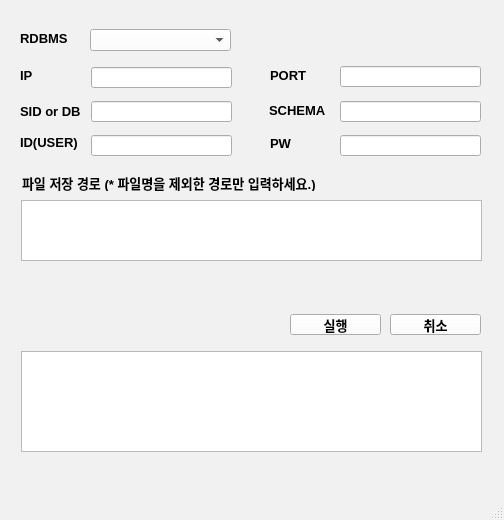
<?xml version="1.0" encoding="UTF-8"?>
<ui version="4.0">
 <class>MainWindow</class>
 <widget class="QMainWindow" name="MainWindow">
  <property name="geometry">
   <rect>
    <x>0</x>
    <y>0</y>
    <width>504</width>
    <height>520</height>
   </rect>
  </property>
  <property name="palette">
   <palette>
    <active>
     <colorrole role="WindowText">
      <brush brushstyle="SolidPattern">
       <color alpha="255">
        <red>0</red>
        <green>0</green>
        <blue>0</blue>
       </color>
      </brush>
     </colorrole>
     <colorrole role="Button">
      <brush brushstyle="SolidPattern">
       <color alpha="255">
        <red>255</red>
        <green>255</green>
        <blue>255</blue>
       </color>
      </brush>
     </colorrole>
     <colorrole role="Light">
      <brush brushstyle="SolidPattern">
       <color alpha="255">
        <red>255</red>
        <green>255</green>
        <blue>255</blue>
       </color>
      </brush>
     </colorrole>
     <colorrole role="Midlight">
      <brush brushstyle="SolidPattern">
       <color alpha="255">
        <red>255</red>
        <green>255</green>
        <blue>255</blue>
       </color>
      </brush>
     </colorrole>
     <colorrole role="Dark">
      <brush brushstyle="SolidPattern">
       <color alpha="255">
        <red>127</red>
        <green>127</green>
        <blue>127</blue>
       </color>
      </brush>
     </colorrole>
     <colorrole role="Mid">
      <brush brushstyle="SolidPattern">
       <color alpha="255">
        <red>170</red>
        <green>170</green>
        <blue>170</blue>
       </color>
      </brush>
     </colorrole>
     <colorrole role="Text">
      <brush brushstyle="SolidPattern">
       <color alpha="255">
        <red>0</red>
        <green>0</green>
        <blue>0</blue>
       </color>
      </brush>
     </colorrole>
     <colorrole role="BrightText">
      <brush brushstyle="SolidPattern">
       <color alpha="255">
        <red>255</red>
        <green>255</green>
        <blue>255</blue>
       </color>
      </brush>
     </colorrole>
     <colorrole role="ButtonText">
      <brush brushstyle="SolidPattern">
       <color alpha="255">
        <red>0</red>
        <green>0</green>
        <blue>0</blue>
       </color>
      </brush>
     </colorrole>
     <colorrole role="Base">
      <brush brushstyle="SolidPattern">
       <color alpha="255">
        <red>255</red>
        <green>255</green>
        <blue>255</blue>
       </color>
      </brush>
     </colorrole>
     <colorrole role="Window">
      <brush brushstyle="SolidPattern">
       <color alpha="255">
        <red>241</red>
        <green>241</green>
        <blue>241</blue>
       </color>
      </brush>
     </colorrole>
     <colorrole role="Shadow">
      <brush brushstyle="SolidPattern">
       <color alpha="255">
        <red>0</red>
        <green>0</green>
        <blue>0</blue>
       </color>
      </brush>
     </colorrole>
     <colorrole role="AlternateBase">
      <brush brushstyle="SolidPattern">
       <color alpha="255">
        <red>255</red>
        <green>255</green>
        <blue>255</blue>
       </color>
      </brush>
     </colorrole>
     <colorrole role="ToolTipBase">
      <brush brushstyle="SolidPattern">
       <color alpha="255">
        <red>255</red>
        <green>255</green>
        <blue>220</blue>
       </color>
      </brush>
     </colorrole>
     <colorrole role="ToolTipText">
      <brush brushstyle="SolidPattern">
       <color alpha="255">
        <red>0</red>
        <green>0</green>
        <blue>0</blue>
       </color>
      </brush>
     </colorrole>
     <colorrole role="PlaceholderText">
      <brush brushstyle="SolidPattern">
       <color alpha="127">
        <red>0</red>
        <green>0</green>
        <blue>0</blue>
       </color>
      </brush>
     </colorrole>
    </active>
    <inactive>
     <colorrole role="WindowText">
      <brush brushstyle="SolidPattern">
       <color alpha="255">
        <red>0</red>
        <green>0</green>
        <blue>0</blue>
       </color>
      </brush>
     </colorrole>
     <colorrole role="Button">
      <brush brushstyle="SolidPattern">
       <color alpha="255">
        <red>255</red>
        <green>255</green>
        <blue>255</blue>
       </color>
      </brush>
     </colorrole>
     <colorrole role="Light">
      <brush brushstyle="SolidPattern">
       <color alpha="255">
        <red>255</red>
        <green>255</green>
        <blue>255</blue>
       </color>
      </brush>
     </colorrole>
     <colorrole role="Midlight">
      <brush brushstyle="SolidPattern">
       <color alpha="255">
        <red>255</red>
        <green>255</green>
        <blue>255</blue>
       </color>
      </brush>
     </colorrole>
     <colorrole role="Dark">
      <brush brushstyle="SolidPattern">
       <color alpha="255">
        <red>127</red>
        <green>127</green>
        <blue>127</blue>
       </color>
      </brush>
     </colorrole>
     <colorrole role="Mid">
      <brush brushstyle="SolidPattern">
       <color alpha="255">
        <red>170</red>
        <green>170</green>
        <blue>170</blue>
       </color>
      </brush>
     </colorrole>
     <colorrole role="Text">
      <brush brushstyle="SolidPattern">
       <color alpha="255">
        <red>0</red>
        <green>0</green>
        <blue>0</blue>
       </color>
      </brush>
     </colorrole>
     <colorrole role="BrightText">
      <brush brushstyle="SolidPattern">
       <color alpha="255">
        <red>255</red>
        <green>255</green>
        <blue>255</blue>
       </color>
      </brush>
     </colorrole>
     <colorrole role="ButtonText">
      <brush brushstyle="SolidPattern">
       <color alpha="255">
        <red>0</red>
        <green>0</green>
        <blue>0</blue>
       </color>
      </brush>
     </colorrole>
     <colorrole role="Base">
      <brush brushstyle="SolidPattern">
       <color alpha="255">
        <red>255</red>
        <green>255</green>
        <blue>255</blue>
       </color>
      </brush>
     </colorrole>
     <colorrole role="Window">
      <brush brushstyle="SolidPattern">
       <color alpha="255">
        <red>241</red>
        <green>241</green>
        <blue>241</blue>
       </color>
      </brush>
     </colorrole>
     <colorrole role="Shadow">
      <brush brushstyle="SolidPattern">
       <color alpha="255">
        <red>0</red>
        <green>0</green>
        <blue>0</blue>
       </color>
      </brush>
     </colorrole>
     <colorrole role="AlternateBase">
      <brush brushstyle="SolidPattern">
       <color alpha="255">
        <red>255</red>
        <green>255</green>
        <blue>255</blue>
       </color>
      </brush>
     </colorrole>
     <colorrole role="ToolTipBase">
      <brush brushstyle="SolidPattern">
       <color alpha="255">
        <red>255</red>
        <green>255</green>
        <blue>220</blue>
       </color>
      </brush>
     </colorrole>
     <colorrole role="ToolTipText">
      <brush brushstyle="SolidPattern">
       <color alpha="255">
        <red>0</red>
        <green>0</green>
        <blue>0</blue>
       </color>
      </brush>
     </colorrole>
     <colorrole role="PlaceholderText">
      <brush brushstyle="SolidPattern">
       <color alpha="127">
        <red>0</red>
        <green>0</green>
        <blue>0</blue>
       </color>
      </brush>
     </colorrole>
    </inactive>
    <disabled>
     <colorrole role="WindowText">
      <brush brushstyle="SolidPattern">
       <color alpha="255">
        <red>127</red>
        <green>127</green>
        <blue>127</blue>
       </color>
      </brush>
     </colorrole>
     <colorrole role="Button">
      <brush brushstyle="SolidPattern">
       <color alpha="255">
        <red>255</red>
        <green>255</green>
        <blue>255</blue>
       </color>
      </brush>
     </colorrole>
     <colorrole role="Light">
      <brush brushstyle="SolidPattern">
       <color alpha="255">
        <red>255</red>
        <green>255</green>
        <blue>255</blue>
       </color>
      </brush>
     </colorrole>
     <colorrole role="Midlight">
      <brush brushstyle="SolidPattern">
       <color alpha="255">
        <red>255</red>
        <green>255</green>
        <blue>255</blue>
       </color>
      </brush>
     </colorrole>
     <colorrole role="Dark">
      <brush brushstyle="SolidPattern">
       <color alpha="255">
        <red>127</red>
        <green>127</green>
        <blue>127</blue>
       </color>
      </brush>
     </colorrole>
     <colorrole role="Mid">
      <brush brushstyle="SolidPattern">
       <color alpha="255">
        <red>170</red>
        <green>170</green>
        <blue>170</blue>
       </color>
      </brush>
     </colorrole>
     <colorrole role="Text">
      <brush brushstyle="SolidPattern">
       <color alpha="255">
        <red>127</red>
        <green>127</green>
        <blue>127</blue>
       </color>
      </brush>
     </colorrole>
     <colorrole role="BrightText">
      <brush brushstyle="SolidPattern">
       <color alpha="255">
        <red>255</red>
        <green>255</green>
        <blue>255</blue>
       </color>
      </brush>
     </colorrole>
     <colorrole role="ButtonText">
      <brush brushstyle="SolidPattern">
       <color alpha="255">
        <red>127</red>
        <green>127</green>
        <blue>127</blue>
       </color>
      </brush>
     </colorrole>
     <colorrole role="Base">
      <brush brushstyle="SolidPattern">
       <color alpha="255">
        <red>241</red>
        <green>241</green>
        <blue>241</blue>
       </color>
      </brush>
     </colorrole>
     <colorrole role="Window">
      <brush brushstyle="SolidPattern">
       <color alpha="255">
        <red>241</red>
        <green>241</green>
        <blue>241</blue>
       </color>
      </brush>
     </colorrole>
     <colorrole role="Shadow">
      <brush brushstyle="SolidPattern">
       <color alpha="255">
        <red>0</red>
        <green>0</green>
        <blue>0</blue>
       </color>
      </brush>
     </colorrole>
     <colorrole role="AlternateBase">
      <brush brushstyle="SolidPattern">
       <color alpha="255">
        <red>255</red>
        <green>255</green>
        <blue>255</blue>
       </color>
      </brush>
     </colorrole>
     <colorrole role="ToolTipBase">
      <brush brushstyle="SolidPattern">
       <color alpha="255">
        <red>255</red>
        <green>255</green>
        <blue>220</blue>
       </color>
      </brush>
     </colorrole>
     <colorrole role="ToolTipText">
      <brush brushstyle="SolidPattern">
       <color alpha="255">
        <red>0</red>
        <green>0</green>
        <blue>0</blue>
       </color>
      </brush>
     </colorrole>
     <colorrole role="PlaceholderText">
      <brush brushstyle="SolidPattern">
       <color alpha="127">
        <red>127</red>
        <green>127</green>
        <blue>127</blue>
       </color>
      </brush>
     </colorrole>
    </disabled>
   </palette>
  </property>
  <property name="font">
   <font>
    <pointsize>10</pointsize>
    <bold>true</bold>
   </font>
  </property>
  <property name="mouseTracking">
   <bool>false</bool>
  </property>
  <property name="windowTitle">
   <string>맵핑정의서 엑셀 추출기</string>
  </property>
  <property name="styleSheet">
   <string notr="true"/>
  </property>
  <property name="documentMode">
   <bool>false</bool>
  </property>
  <widget class="QWidget" name="centralwidget">
   <widget class="QPushButton" name="Execute_Button">
    <property name="geometry">
     <rect>
      <x>290</x>
      <y>314</y>
      <width>91</width>
      <height>21</height>
     </rect>
    </property>
    <property name="text">
     <string>실행</string>
    </property>
   </widget>
   <widget class="QPushButton" name="Exit_Button">
    <property name="geometry">
     <rect>
      <x>390</x>
      <y>314</y>
      <width>91</width>
      <height>21</height>
     </rect>
    </property>
    <property name="text">
     <string>취소</string>
    </property>
   </widget>
   <widget class="QLabel" name="IP_Label">
    <property name="geometry">
     <rect>
      <x>20</x>
      <y>67</y>
      <width>60</width>
      <height>16</height>
     </rect>
    </property>
    <property name="text">
     <string>IP</string>
    </property>
   </widget>
   <widget class="QLabel" name="PORT_Label">
    <property name="geometry">
     <rect>
      <x>270</x>
      <y>67</y>
      <width>60</width>
      <height>16</height>
     </rect>
    </property>
    <property name="text">
     <string>PORT</string>
    </property>
   </widget>
   <widget class="QLabel" name="SID_Label">
    <property name="geometry">
     <rect>
      <x>20</x>
      <y>103</y>
      <width>60</width>
      <height>16</height>
     </rect>
    </property>
    <property name="text">
     <string>SID or DB</string>
    </property>
   </widget>
   <widget class="QLabel" name="USER_Label">
    <property name="geometry">
     <rect>
      <x>20</x>
      <y>134</y>
      <width>60</width>
      <height>16</height>
     </rect>
    </property>
    <property name="text">
     <string>ID(USER)</string>
    </property>
   </widget>
   <widget class="QLabel" name="PW_Label">
    <property name="geometry">
     <rect>
      <x>270</x>
      <y>135</y>
      <width>60</width>
      <height>16</height>
     </rect>
    </property>
    <property name="text">
     <string>PW</string>
    </property>
   </widget>
   <widget class="QLabel" name="SP_Label">
    <property name="geometry">
     <rect>
      <x>22</x>
      <y>175</y>
      <width>451</width>
      <height>16</height>
     </rect>
    </property>
    <property name="text">
     <string>파일 저장 경로 (* 파일명을 제외한 경로만 입력하세요.)</string>
    </property>
   </widget>
   <widget class="QPlainTextEdit" name="SP_Text">
    <property name="geometry">
     <rect>
      <x>21</x>
      <y>200</y>
      <width>461</width>
      <height>61</height>
     </rect>
    </property>
   </widget>
   <widget class="QPlainTextEdit" name="Log_Browsing">
    <property name="geometry">
     <rect>
      <x>21</x>
      <y>351</y>
      <width>461</width>
      <height>101</height>
     </rect>
    </property>
    <property name="readOnly">
     <bool>true</bool>
    </property>
   </widget>
   <widget class="QLabel" name="SCH_Label">
    <property name="geometry">
     <rect>
      <x>269</x>
      <y>102</y>
      <width>60</width>
      <height>16</height>
     </rect>
    </property>
    <property name="text">
     <string>SCHEMA</string>
    </property>
   </widget>
   <widget class="QLineEdit" name="IP_Text">
    <property name="geometry">
     <rect>
      <x>91</x>
      <y>67</y>
      <width>141</width>
      <height>21</height>
     </rect>
    </property>
   </widget>
   <widget class="QLineEdit" name="PORT_Text">
    <property name="geometry">
     <rect>
      <x>340</x>
      <y>66</y>
      <width>141</width>
      <height>21</height>
     </rect>
    </property>
   </widget>
   <widget class="QLineEdit" name="SID_Text">
    <property name="geometry">
     <rect>
      <x>91</x>
      <y>101</y>
      <width>141</width>
      <height>21</height>
     </rect>
    </property>
   </widget>
   <widget class="QLineEdit" name="SCH_Text">
    <property name="geometry">
     <rect>
      <x>340</x>
      <y>101</y>
      <width>141</width>
      <height>21</height>
     </rect>
    </property>
   </widget>
   <widget class="QLineEdit" name="USER_Text">
    <property name="geometry">
     <rect>
      <x>91</x>
      <y>135</y>
      <width>141</width>
      <height>21</height>
     </rect>
    </property>
   </widget>
   <widget class="QLineEdit" name="PW_Text">
    <property name="geometry">
     <rect>
      <x>340</x>
      <y>135</y>
      <width>141</width>
      <height>21</height>
     </rect>
    </property>
   </widget>
   <widget class="QLabel" name="RDB_Label">
    <property name="geometry">
     <rect>
      <x>20</x>
      <y>30</y>
      <width>60</width>
      <height>16</height>
     </rect>
    </property>
    <property name="text">
     <string>RDBMS</string>
    </property>
   </widget>
   <widget class="QComboBox" name="RDB_Select">
    <property name="geometry">
     <rect>
      <x>90</x>
      <y>29</y>
      <width>141</width>
      <height>22</height>
     </rect>
    </property>
   </widget>
  </widget>
  <widget class="QMenuBar" name="menubar">
   <property name="geometry">
    <rect>
     <x>0</x>
     <y>0</y>
     <width>504</width>
     <height>24</height>
    </rect>
   </property>
  </widget>
  <widget class="QStatusBar" name="statusbar"/>
 </widget>
 <resources/>
 <connections/>
</ui>
